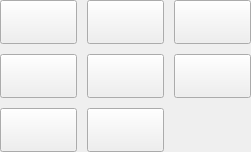
             <widget class="QWidget" name="blueCatWgt" native="true">
              <property name="sizePolicy">
               <sizepolicy hsizetype="Expanding" vsizetype="Expanding">
                <horstretch>0</horstretch>
                <verstretch>0</verstretch>
               </sizepolicy>
              </property>
              <property name="focusPolicy">
               <enum>Qt::NoFocus</enum>
              </property>
              <layout class="QGridLayout" name="gridLayout_3" columnstretch="0,0,0">
               <property name="margin">
                <number>0</number>
               </property>
               <property name="spacing">
                <number>10</number>
               </property>
               <item row="2" column="0">
                <widget class="QPushButton" name="blueBut_2">
                 <property name="sizePolicy">
                  <sizepolicy hsizetype="Expanding" vsizetype="Expanding">
                   <horstretch>0</horstretch>
                   <verstretch>0</verstretch>
                  </sizepolicy>
                 </property>
                 <property name="focusPolicy">
                  <enum>Qt::NoFocus</enum>
                 </property>
                 <property name="styleSheet">
                  <string notr="true"> QPushButton:hover:pressed {
    padding-right: 15px; /* make room for the arrows */
	border-image: url(:/Pyramid/s09_n.png);
     border-width: 15;}
 
QPushButton{
     padding-right: 15px; /* make room for the arrows */
	border-image: url(:/Pyramid/s09.png);
     border-width: 15;}

 QPushButton:hover {
    padding-right: 15px; /* make room for the arrows */
	border-image: url(:/Pyramid/s09.png);
     border-width: 15;}</string>
                 </property>
                 <property name="text">
                  <string/>
                 </property>
                </widget>
               </item>
               <item row="0" column="0">
                <widget class="QPushButton" name="blueBut_3">
                 <property name="sizePolicy">
                  <sizepolicy hsizetype="Expanding" vsizetype="Expanding">
                   <horstretch>0</horstretch>
                   <verstretch>0</verstretch>
                  </sizepolicy>
                 </property>
                 <property name="focusPolicy">
                  <enum>Qt::NoFocus</enum>
                 </property>
                 <property name="styleSheet">
                  <string notr="true"> QPushButton:hover:pressed {
    padding-right: 15px; /* make room for the arrows */
	border-image: url(:/Pyramid/s01_n.png);
     border-width: 15;}
 
QPushButton{
     padding-right: 15px; /* make room for the arrows */
	border-image: url(:/Pyramid/s01.png);
     border-width: 15;}

 QPushButton:hover {
    padding-right: 15px; /* make room for the arrows */
	border-image: url(:/Pyramid/s01.png);
     border-width: 15;}</string>
                 </property>
                 <property name="text">
                  <string/>
                 </property>
                </widget>
               </item>
               <item row="2" column="1">
                <widget class="QPushButton" name="blueBut_5">
                 <property name="sizePolicy">
                  <sizepolicy hsizetype="Expanding" vsizetype="Expanding">
                   <horstretch>0</horstretch>
                   <verstretch>0</verstretch>
                  </sizepolicy>
                 </property>
                 <property name="focusPolicy">
                  <enum>Qt::NoFocus</enum>
                 </property>
                 <property name="styleSheet">
                  <string notr="true"> QPushButton:hover:pressed {
    padding-right: 15px; /* make room for the arrows */
	border-image: url(:/Pyramid/s05_n.png);
     border-width: 15;}
 
QPushButton{
     padding-right: 15px; /* make room for the arrows */
	border-image: url(:/Pyramid/s05.png);
     border-width: 15;}

 QPushButton:hover {
    padding-right: 15px; /* make room for the arrows */
	border-image: url(:/Pyramid/s05.png);
     border-width: 15;}</string>
                 </property>
                 <property name="text">
                  <string/>
                 </property>
                </widget>
               </item>
               <item row="3" column="1">
                <widget class="QPushButton" name="blueBut_7">
                 <property name="sizePolicy">
                  <sizepolicy hsizetype="Expanding" vsizetype="Expanding">
                   <horstretch>0</horstretch>
                   <verstretch>0</verstretch>
                  </sizepolicy>
                 </property>
                 <property name="focusPolicy">
                  <enum>Qt::NoFocus</enum>
                 </property>
                 <property name="styleSheet">
                  <string notr="true"> QPushButton:hover:pressed {
    padding-right: 15px; /* make room for the arrows */
	border-image: url(:/Pyramid/s08_n.png);
     border-width: 15;}
 
QPushButton{
     padding-right: 15px; /* make room for the arrows */
	border-image: url(:/Pyramid/s08.png);
     border-width: 15;}

 QPushButton:hover {
    padding-right: 15px; /* make room for the arrows */
	border-image: url(:/Pyramid/s08.png);
     border-width: 15;}</string>
                 </property>
                 <property name="text">
                  <string/>
                 </property>
                </widget>
               </item>
               <item row="2" column="2">
                <widget class="QPushButton" name="blueBut_6">
                 <property name="sizePolicy">
                  <sizepolicy hsizetype="Expanding" vsizetype="Expanding">
                   <horstretch>0</horstretch>
                   <verstretch>0</verstretch>
                  </sizepolicy>
                 </property>
                 <property name="focusPolicy">
                  <enum>Qt::NoFocus</enum>
                 </property>
                 <property name="styleSheet">
                  <string notr="true"> QPushButton:hover:pressed {
    padding-right: 15px; /* make room for the arrows */
	border-image: url(:/Pyramid/s06_n.png);
     border-width: 15;}
 
QPushButton{
     padding-right: 15px; /* make room for the arrows */
	border-image: url(:/Pyramid/s06.png);
     border-width: 15;}

 QPushButton:hover {
    padding-right: 15px; /* make room for the arrows */
	border-image: url(:/Pyramid/s06.png);
     border-width: 15;}</string>
                 </property>
                 <property name="text">
                  <string/>
                 </property>
                </widget>
               </item>
               <item row="0" column="2">
                <widget class="QPushButton" name="blueBut_4">
                 <property name="sizePolicy">
                  <sizepolicy hsizetype="Expanding" vsizetype="Expanding">
                   <horstretch>0</horstretch>
                   <verstretch>0</verstretch>
                  </sizepolicy>
                 </property>
                 <property name="focusPolicy">
                  <enum>Qt::NoFocus</enum>
                 </property>
                 <property name="styleSheet">
                  <string notr="true"> QPushButton:hover:pressed {
    padding-right: 15px; /* make room for the arrows */
	border-image: url(:/Pyramid/s03_n.png);
     border-width: 15;}
 
QPushButton{
     padding-right: 15px; /* make room for the arrows */
	border-image: url(:/Pyramid/s03.png);
     border-width: 15;}

 QPushButton:hover {
    padding-right: 15px; /* make room for the arrows */
	border-image: url(:/Pyramid/s03.png);
     border-width: 15;}</string>
                 </property>
                 <property name="text">
                  <string/>
                 </property>
                </widget>
               </item>
               <item row="3" column="0">
                <widget class="QPushButton" name="yellowBut_24">
                 <property name="sizePolicy">
                  <sizepolicy hsizetype="Expanding" vsizetype="Expanding">
                   <horstretch>0</horstretch>
                   <verstretch>0</verstretch>
                  </sizepolicy>
                 </property>
                 <property name="focusPolicy">
                  <enum>Qt::NoFocus</enum>
                 </property>
                 <property name="styleSheet">
                  <string notr="true"> QPushButton:hover:pressed {
    padding-right: 15px; /* make room for the arrows */
	border-image: url(:/Pyramid/3_2_n.png);
     border-width: 15;}
 
QPushButton{
     padding-right: 15px; /* make room for the arrows */
	border-image: url(:/Pyramid/3_2.png);
     border-width: 15;}

 QPushButton:hover {
    padding-right: 15px; /* make room for the arrows */
	border-image: url(:/Pyramid/3_2.png);
     border-width: 15;}</string>
                 </property>
                 <property name="text">
                  <string/>
                 </property>
                </widget>
               </item>
               <item row="0" column="1">
                <widget class="QPushButton" name="redBut_29">
                 <property name="sizePolicy">
                  <sizepolicy hsizetype="Expanding" vsizetype="Expanding">
                   <horstretch>0</horstretch>
                   <verstretch>0</verstretch>
                  </sizepolicy>
                 </property>
                 <property name="focusPolicy">
                  <enum>Qt::NoFocus</enum>
                 </property>
                 <property name="styleSheet">
                  <string notr="true"> QPushButton:hover:pressed {
    padding-right: 15px; /* make room for the arrows */
	border-image: url(:/Pyramid/s04_n.png);
     border-width: 15;}
 
QPushButton{
     padding-right: 15px; /* make room for the arrows */
	border-image: url(:/Pyramid/s04.png);
     border-width: 15;}

 QPushButton:hover {
    padding-right: 15px; /* make room for the arrows */
	border-image: url(:/Pyramid/s04.png);
     border-width: 15;}</string>
                 </property>
                 <property name="text">
                  <string/>
                 </property>
                </widget>
               </item>
              </layout>
             </widget>
